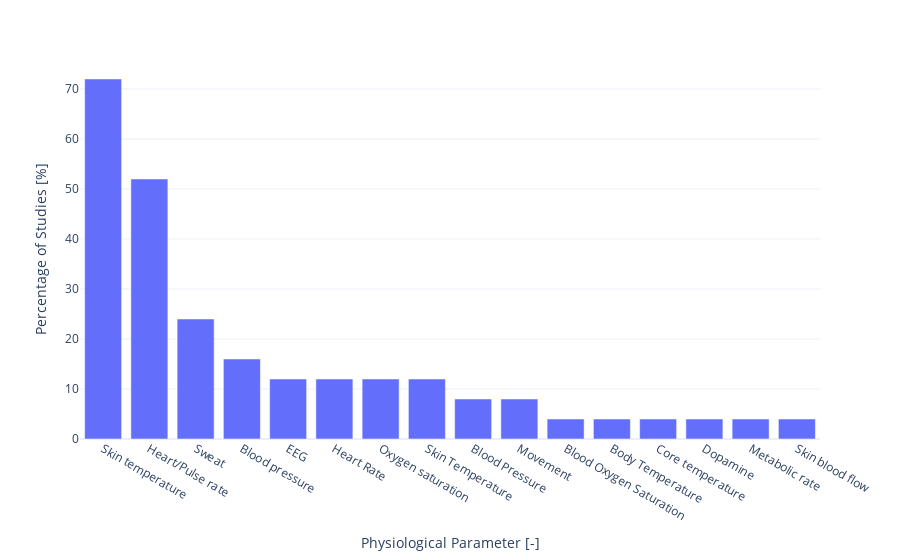

Here is the notebook cell this chart was saved with:
### Markdown cell above
The most **recorded parameter** is skin temperature, followed by heart rate. Bloop pressure, sweat, blood oxygen saturation and EEG are not recorded as often.

### Code cell
##
parameter_counts = df.groupby("physio-parameter")["exp-id"].nunique()
total_experiments = df["exp-id"].nunique()

parameter_counts = parameter_counts.reset_index(name="exp-id count")
parameter_counts["exp-id percentage"] = (
    parameter_counts["exp-id count"] / total_experiments
) * 100
parameter_counts_sorted = parameter_counts.sort_values(
    "exp-id percentage", ascending=False
)

fig = px.bar(
    parameter_counts_sorted,
    x="physio-parameter",
    y="exp-id percentage",
    labels={
        "physio": "Physiological Parameter [-]",
        "exp-id percentage": "Percentage of Studies",
    },
)

fig.update_layout(
    xaxis_title="Physiological Parameter [-]",
    yaxis_title="Percentage of Studies [%]",
    template="plotly_white",
)

fig.show()

### Figure 1 — Plotly figure (JSON) as saved in the notebook; plotly's stock layout.template omitted (floating-point values rounded to 4 significant figures)
{"data": [{"alignmentgroup": "True", "hovertemplate": "physio-parameter=%{x}<br>Percentage of Studies=%{y}<extra></extra>", "legendgroup": "", "marker": {"color": "#636efa", "pattern": {"shape": ""}}, "name": "", "offsetgroup": "", "orientation": "v", "showlegend": false, "textposition": "auto", "type": "bar", "x": ["Skin temperature", "Heart/Pulse rate", "Sweat", "Blood pressure", "EEG", "Heart Rate", "Oxygen saturation", "Skin Temperature", "Blood Pressure", "Movement", "Blood Oxygen Saturation", "Body Temperature", "Core temperature", "Dopamine", "Metabolic rate", "Skin blood flow"], "xaxis": "x", "y": [72, 52, 24, 16, 12, 12, 12, 12, 8, 8, 4, 4, 4, 4, 4, 4], "yaxis": "y"}], "layout": {"barmode": "relative", "legend": {"tracegroupgap": 0}, "margin": {"t": 60}, "xaxis": {"anchor": "y", "domain": [0, 1], "title": {"text": "Physiological Parameter [-]"}}, "yaxis": {"anchor": "x", "domain": [0, 1], "title": {"text": "Percentage of Studies [%]"}}}}
